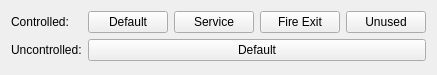
              <widget class="QWidget" name="page_3">
               <property name="geometry">
                <rect>
                 <x>0</x>
                 <y>0</y>
                 <width>427</width>
                 <height>75</height>
                </rect>
               </property>
               <attribute name="label">
                <string>Lower Floor</string>
               </attribute>
               <layout class="QFormLayout" name="formLayout_3">
                <item row="0" column="0">
                 <widget class="QLabel" name="label_20">
                  <property name="text">
                   <string>Controlled:</string>
                  </property>
                 </widget>
                </item>
                <item row="0" column="1">
                 <layout class="QHBoxLayout" name="horizontalLayout_9">
                  <item>
                   <widget class="QPushButton" name="pushButton_E12">
                    <property name="text">
                     <string>Default</string>
                    </property>
                   </widget>
                  </item>
                  <item>
                   <widget class="QPushButton" name="pushButton_E13">
                    <property name="text">
                     <string>Service</string>
                    </property>
                   </widget>
                  </item>
                  <item>
                   <widget class="QPushButton" name="pushButton_E14">
                    <property name="text">
                     <string>Fire Exit</string>
                    </property>
                   </widget>
                  </item>
                  <item>
                   <widget class="QPushButton" name="pushButton_E15">
                    <property name="sizePolicy">
                     <sizepolicy hsizetype="Minimum" vsizetype="Fixed">
                      <horstretch>0</horstretch>
                      <verstretch>0</verstretch>
                     </sizepolicy>
                    </property>
                    <property name="text">
                     <string>Unused</string>
                    </property>
                   </widget>
                  </item>
                 </layout>
                </item>
                <item row="1" column="0">
                 <widget class="QLabel" name="label_21">
                  <property name="text">
                   <string>Uncontrolled:</string>
                  </property>
                 </widget>
                </item>
                <item row="1" column="1">
                 <layout class="QHBoxLayout" name="horizontalLayout_11">
                  <item>
                   <widget class="QPushButton" name="pushButton_E16">
                    <property name="text">
                     <string>Default</string>
                    </property>
                   </widget>
                  </item>
                 </layout>
                </item>
               </layout>
              </widget>
